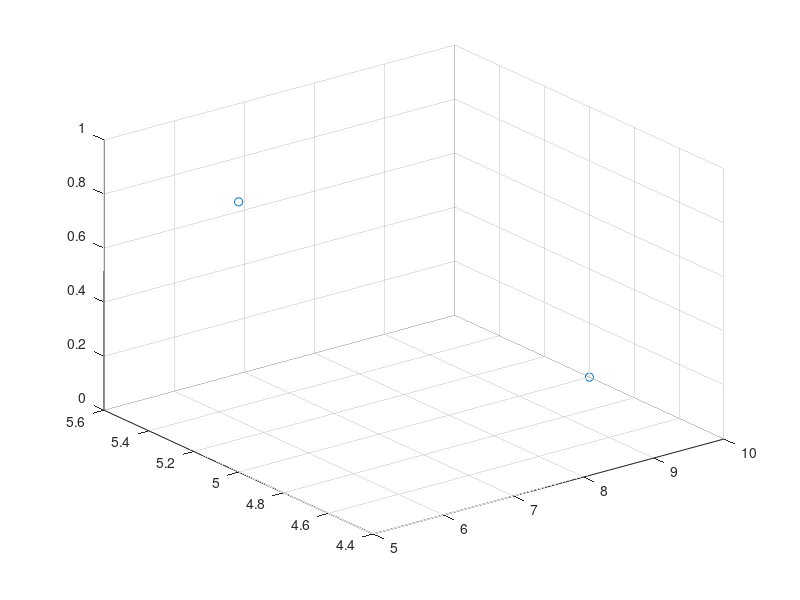

MATLAB code to generate this figure:
deltaT = input('Delta t:\n');
deltaX = input('Delta x:\n');

const = deltaT / (deltaX^2);

cur = zeros(10/deltaT, 10/deltaX);

matSize = size(cur);

xCoords = [];
tCoords = [];
mCoords = [];

for i = 1:matSize(1,2)
    cur(1,i) = exp(-4 * (((i*deltaX) - 5)^2));
    xCoords = [xCoords; i * deltaX];
    tCoords = [tCoords; 1 * deltaT];
    mCoords = [mCoords; cur(1, i)];
end

for i = 2:matSize(1,1)
    for j = 2:matSize(1,2)-1
        cur(i,j) = const * (cur(i-1,j-1) + cur(i-1, j+1) - 2*cur(i-1, j)) + cur(i-1, j);
        xCoords = [xCoords; j * deltaX];
        tCoords = [tCoords; i * deltaT];
        mCoords = [mCoords; cur(i, j)];
    end
end

scatter3(xCoords, tCoords, mCoords);
